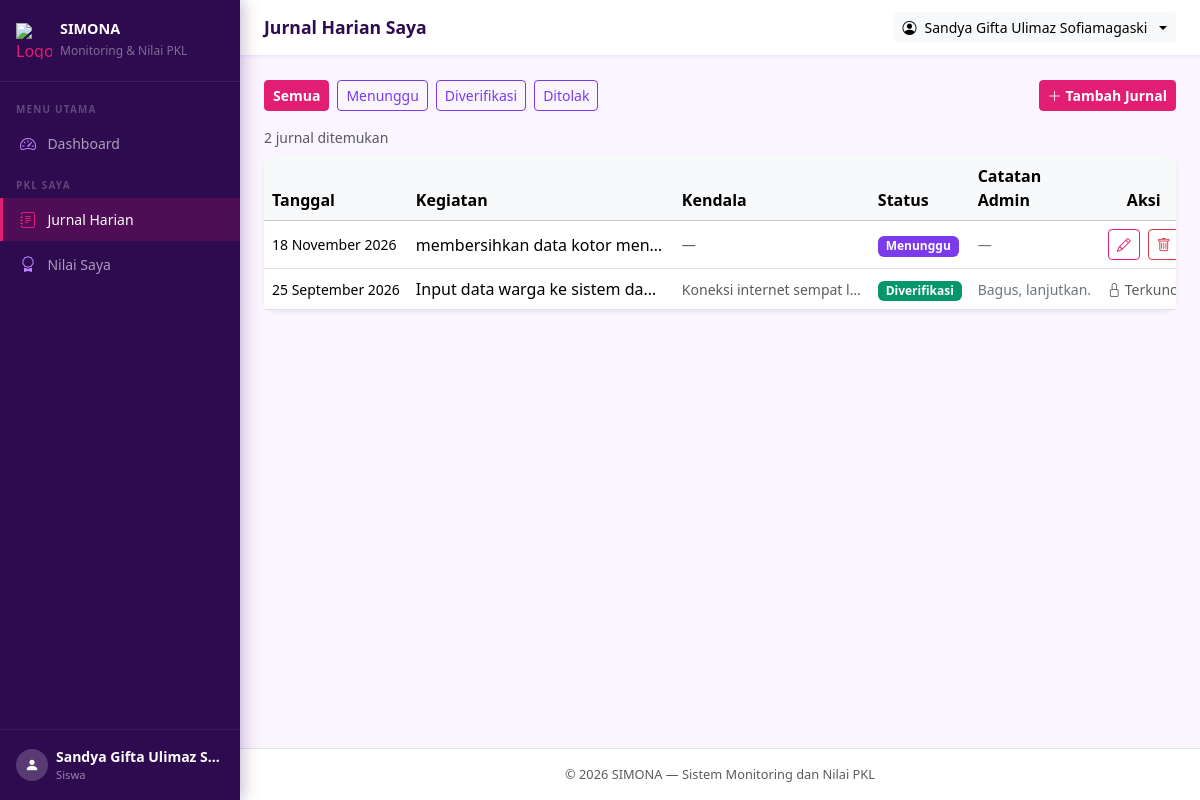
The page /siswa/jurnal/index.php (signed in) on the database its author committed.
### tables this page shows
CREATE TABLE `jurnal_harian` (
  `id` int(10) unsigned NOT NULL AUTO_INCREMENT,
  `siswa_id` int(10) unsigned NOT NULL,
  `tanggal` date NOT NULL,
  `kegiatan` text NOT NULL,
  `kendala` text DEFAULT NULL COMMENT 'Boleh kosong',
  `status_verifikasi` enum('menunggu','diverifikasi','ditolak') NOT NULL DEFAULT 'menunggu',
  `catatan_admin` text DEFAULT NULL COMMENT 'Catatan guru saat verifikasi',
  `created_at` timestamp NOT NULL DEFAULT current_timestamp(),
  `updated_at` timestamp NOT NULL DEFAULT current_timestamp() ON UPDATE current_timestamp(),
  PRIMARY KEY (`id`),
  UNIQUE KEY `uq_siswa_tanggal` (`siswa_id`,`tanggal`),
  KEY `idx_status` (`status_verifikasi`),
  KEY `idx_tanggal` (`tanggal`),
  CONSTRAINT `fk_jurnal_siswa` FOREIGN KEY (`siswa_id`) REFERENCES `siswa` (`id`) ON DELETE CASCADE
);

### siswa/jurnal/index.php (the view, shortened to what this page needs)
<?php
require_once __DIR__ . '/../../includes/functions.php';
$db       = get_db();
$user     = current_user();
$siswa_id = $user['siswa_id'];
$status = trim($_GET['status'] ?? '');
$page   = max(1, (int)($_GET['page'] ?? 1));
$per_page = 10;
$offset   = ($page - 1) * $per_page;
$where  = 'WHERE siswa_id = ?';
$params = [$siswa_id];
$cnt = $db->prepare("SELECT COUNT(*) FROM jurnal_harian $where");
$cnt->execute($params);
$total       = (int)$cnt->fetchColumn();
$stmt = $db->prepare("
    SELECT id, tanggal, kegiatan, kendala, status_verifikasi, catatan_admin
    FROM jurnal_harian
    $where
    ORDER BY tanggal DESC
    LIMIT $per_page OFFSET $offset
");
$stmt->execute($params);
$jurnal_list = $stmt->fetchAll();
require_once __DIR__ . '/../../includes/header.php';
?>
<div class="d-flex justify-content-between align-items-center mb-3">
  <div class="d-flex gap-2 align-items-center flex-wrap">
    <a href="?status=" class="btn btn-sm <?= $status==='' ? 'btn-primary' : 'btn-outline-secondary' ?>">Semua</a>
    <a href="?status=menunggu" class="btn btn-sm <?= $status==='menunggu' ? 'btn-warning' : 'btn-outline-secondary' ?>">Menunggu</a>
    <a href="?status=diverifikasi" class="btn btn-sm <?= $status==='diverifikasi' ? 'btn-success' : 'btn-outline-secondary' ?>">Diverifikasi</a>
    <a href="?status=ditolak" class="btn btn-sm <?= $status==='ditolak' ? 'btn-danger' : 'btn-outline-secondary' ?>">Ditolak</a>
  </div>
  <a href="<?= APP_URL ?>/siswa/jurnal/tambah.php" class="btn btn-primary btn-sm">
    <i class="bi bi-plus-lg me-1"></i>Tambah Jurnal
  </a>
</div>
<p class="text-muted small mb-2"><?= $total ?> jurnal ditemukan</p>
<div class="card border-0 shadow-sm">
  <div class="card-body p-0">
    <?php if (empty($jurnal_list)): ?>
      <div class="text-center py-5">
        <div style="width:80px;height:80px;background:#f3e8ff;border-radius:50%;display:flex;align-items:center;justify-content:center;margin:0 auto 1rem">
          <i class="bi bi-journal-x" style="font-size:2rem;color:#7C3AED"></i>
        </div>
        <h5 class="fw-bold mb-1" style="color:#2E0A4F">Belum ada jurnal</h5>
        <p class="text-muted mb-3">Mulai catat kegiatan PKL kamu hari ini!</p>
        <a href="<?= APP_URL ?>/siswa/jurnal/tambah.php" class="btn btn-primary px-4">
          <i class="bi bi-plus-lg me-1"></i>Tambah Jurnal Pertama
        </a>
      </div>
    <?php else: ?>
      <div class="table-responsive d-none d-md-block">
        <table class="table table-hover align-middle mb-0">
          <thead class="table-light">
            <tr>
              <th>Tanggal</th>
              <th>Kegiatan</th>
              <th>Kendala</th>
              <th>Status</th>
              <th>Catatan Admin</th>
              <th class="text-center">Aksi</th>
            </tr>
          </thead>
          <tbody>
            <?php foreach ($jurnal_list as $j): ?>
            <tr>
              <td class="text-nowrap small"><?= format_tanggal($j['tanggal']) ?></td>
              <td>
                <div style="max-width:250px" class="text-truncate"><?= e($j['kegiatan']) ?></div>
              </td>
              <td>
                <div style="max-width:180px" class="text-truncate text-muted small">
                  <?= $j['kendala'] ? e($j['kendala']) : '—' ?>
                </div>
              </td>
              <td><?= badge_status($j['status_verifikasi']) ?></td>
              <td>
                <div style="max-width:180px" class="text-truncate small text-secondary">
                  <?= $j['catatan_admin'] ? e($j['catatan_admin']) : '—' ?>
                </div>
              </td>
              <td class="text-center text-nowrap">
                <?php if ($j['status_verifikasi'] !== 'diverifikasi'): ?>
                  <a href="<?= APP_URL ?>/siswa/jurnal/edit.php?id=<?= $j['id'] ?>"
                     class="btn btn-sm btn-outline-primary me-1">
                    <i class="bi bi-pencil"></i>
                  </a>
                  <form method="POST" class="d-inline"
                        onsubmit="return confirm('Hapus jurnal tanggal <?= e(format_tanggal($j['tanggal'])) ?>?')">
                    <button class="btn btn-sm btn-outline-danger">
                      <i class="bi bi-trash"></i>
                    </button>
                  </form>
                <?php else: ?>
                  <span class="text-muted small"><i class="bi bi-lock"></i> Terkunci</span>
                <?php endif; ?>
              </td>
            </tr>
            <?php endforeach; ?>
          </tbody>
        </table>
      </div>
    <?php endif; ?>
  </div>
</div>
<?php require_once __DIR__ . '/../../includes/footer.php'; ?>

### includes/functions.php (shortened to what this page needs)
<?php
function e(string $string): string
{
    return htmlspecialchars($string, ENT_QUOTES, 'UTF-8');
}
function format_tanggal(string $tanggal): string
{
    $bulan = [
        1  => 'Januari',  2  => 'Februari', 3  => 'Maret',
        4  => 'April',    5  => 'Mei',       6  => 'Juni',
        7  => 'Juli',     8  => 'Agustus',   9  => 'September',
        10 => 'Oktober',  11 => 'November',  12 => 'Desember',
    ];
    $ts = strtotime($tanggal);
    return date('j', $ts) . ' ' . $bulan[(int)date('n', $ts)] . ' ' . date('Y', $ts);
}
function badge_status(string $status): string
{
    $map = [
        'menunggu'    => ['bg-warning text-dark', 'Menunggu'],
        'diverifikasi'=> ['bg-success',           'Diverifikasi'],
        'ditolak'     => ['bg-danger',            'Ditolak'],
    ];
    [$class, $label] = $map[$status] ?? ['bg-secondary', ucfirst($status)];
    return '<span class="badge ' . $class . '">' . $label . '</span>';
}

### includes/header.php (style rules this page uses)
:root { --sidebar-width: 240px; --primary: #2E0A4F; --accent: #E11D74; --accent-soft: #7C3AED; --accent-light: rgba(225,29,116,0.1); --accent-soft-light: rgba(124,58,237,0.1); }
body { background: #FAF5FF; font-family: 'Segoe UI', sans-serif; }
.btn-primary { background: var(--accent) !important; border-color: var(--accent) !important; color: #fff !important; font-weight: 600 !important; }
.btn-outline-primary { color: var(--accent) !important; border-color: var(--accent) !important; }
.btn-outline-secondary { color: var(--accent-soft) !important; border-color: var(--accent-soft) !important; }
.badge.bg-warning { background: var(--accent-soft) !important; color: #fff !important; }
.badge.bg-success { background: #059669 !important; }
a { color: var(--accent-soft); }
.card { border-radius: 12px !important; }

### rows shown on the page
jurnal_harian: tanggal "18 November 2026", kegiatan "membersihkan data kotor men…", label "Menunggu"
jurnal_harian: tanggal "25 September 2026", kegiatan "Input data warga ke sistem da…", kendala "Koneksi internet sempat l…", label "Diverifikasi", catatan_admin "Bagus, lanjutkan.", status_verifikasi "diverifikasi" (drawn)

### other values the page prints
$user['nama'] "Sandya Gifta Ulimaz S…"
$page_title "Jurnal Harian Saya"
$user['nama'] "Sandya Gifta Ulimaz Sofiamagaski"
$total "2"
